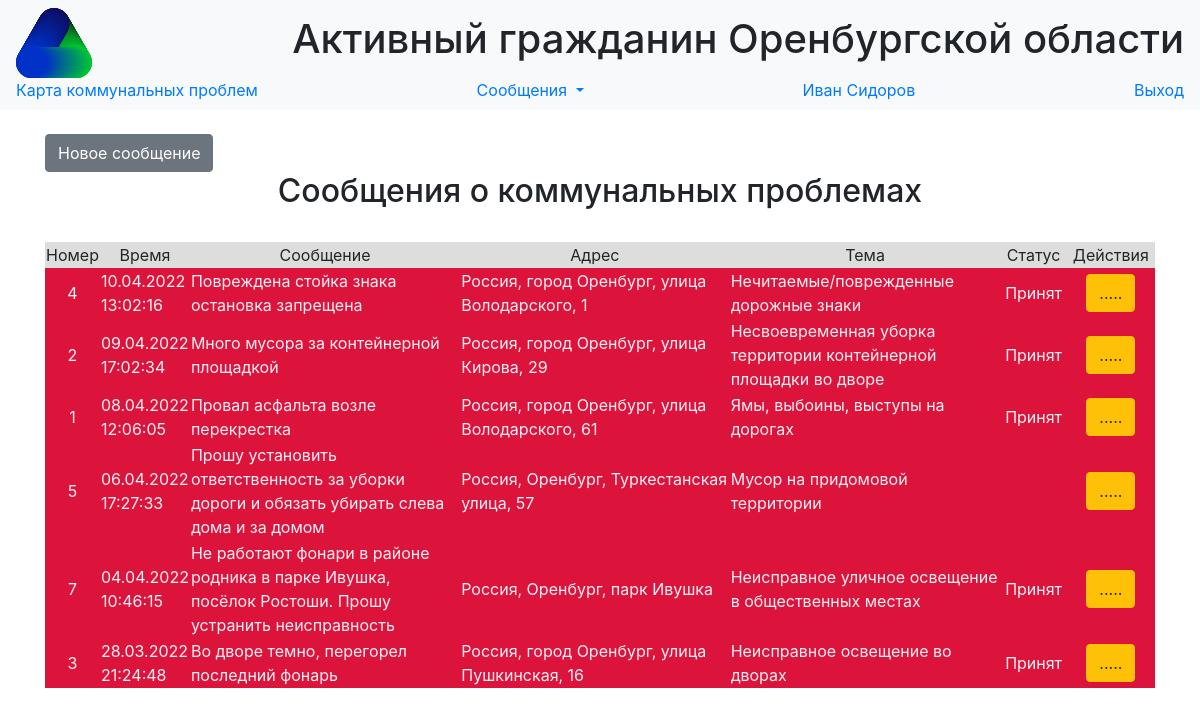
The app's page /calls (signed in), older data.
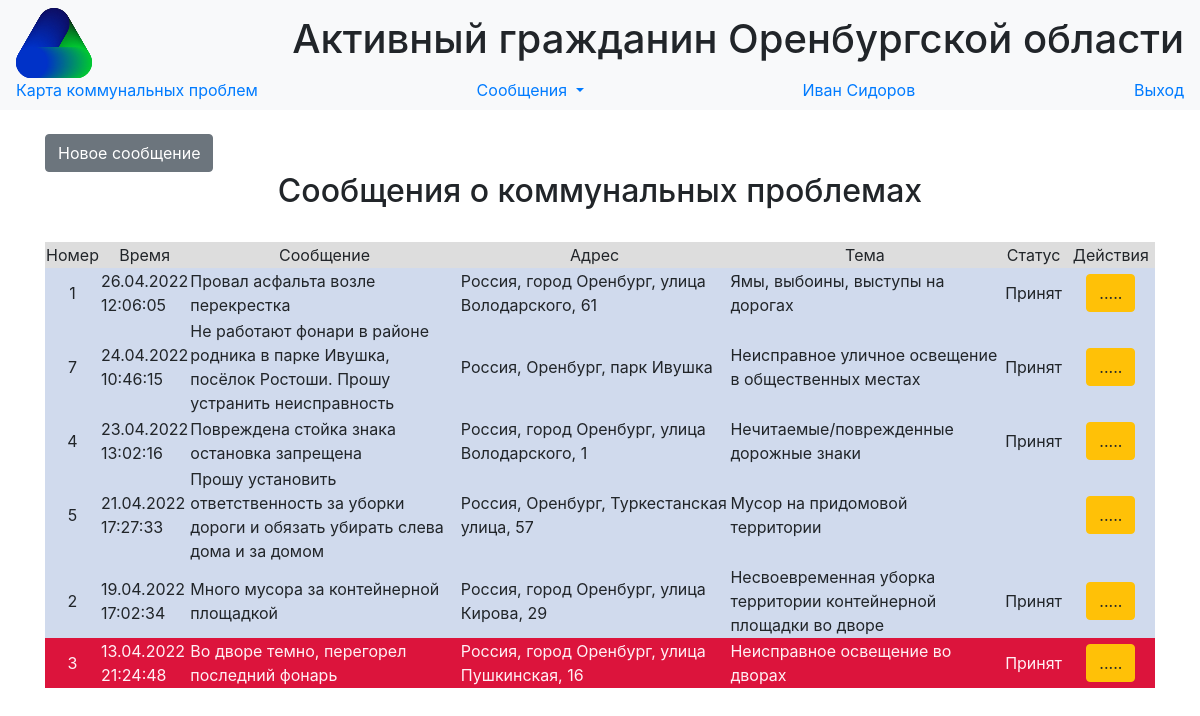
The same page, newer data.
### data/users.py (models this page shows, shortened)
class User(SqlAlchemyBase, UserMixin,SerializerMixin):
    __tablename__ = 'users'
    id = sqlalchemy.Column(sqlalchemy.Integer,
                           primary_key=True, autoincrement=True)
    surname = sqlalchemy.Column(sqlalchemy.String, nullable=True)
    name = sqlalchemy.Column(sqlalchemy.String, nullable=True)
    position = sqlalchemy.Column(sqlalchemy.String, nullable=True)
    locality = sqlalchemy.Column(sqlalchemy.String, nullable=True)
    email = sqlalchemy.Column(sqlalchemy.String,
                              index=True, unique=True, nullable=True)
    hashed_password = sqlalchemy.Column(sqlalchemy.String, nullable=True)
    modified_date = sqlalchemy.Column(sqlalchemy.DateTime,
                                      default=datetime.datetime.now)

### data/calls.py (models this page shows, shortened)
class Call(SqlAlchemyBase, SerializerMixin):
    __tablename__ = 'calls'
    id = sqlalchemy.Column(sqlalchemy.Integer,
                           primary_key=True, autoincrement=True)
    message = sqlalchemy.Column(sqlalchemy.String, nullable=True)
    address = sqlalchemy.Column(sqlalchemy.String, nullable=True)
    point = sqlalchemy.Column(sqlalchemy.String, nullable=True)
    service = sqlalchemy.Column(sqlalchemy.String, nullable=True)
    status = sqlalchemy.Column(sqlalchemy.String, nullable=True)
    call_time = sqlalchemy.Column(sqlalchemy.DateTime,
                                  default=datetime.datetime.utcnow())
    finish_time = sqlalchemy.Column(sqlalchemy.DateTime,
                                    nullable=True)
    answer = sqlalchemy.Column(sqlalchemy.String, nullable=True)

### main.py (the view)
@app.route('/calls')
@login_required
def calls():
    db_sess = db_session.create_session()
    calls = db_sess.query(Call).order_by(desc(Call.call_time)).all()
    db_sess.commit()
    return render_template('calls.html', calls=calls, time_now=datetime.datetime.today())

### data/db_session.py (called while the page is built)
def create_session() -> Session:
    global __factory
    return __factory()

### main.py (called while the page is built)
@login_manager.user_loader
def load_user(user_id):
    db_sess = db_session.create_session()
    return db_sess.query(User).get(user_id)

### templates/calls.html (shortened to what this page needs)
{% extends "base.html" %}
{% block content %}
{% set STATUSES  = {"received": "Принят", "serviced": "Выполняется", "finished":  "Завершен"} %}
<br>
{% if current_user.is_authenticated %}
    <a href="/add_call" class="btn btn-secondary">Новое сообщение</a>
{% endif %}
<br>
<h2 align="center">Сообщения о коммунальных проблемах</h2>
<br>
<div class="table_container">
    <table class="my_table">
        <tr class="my_row">
            <td class="title" width="2%" bgcolor="#dddddd" align="center">Номер</td>
            <td class="title" width="5%" bgcolor="#dddddd" align="center">Время</td>
            <td class="title" width="25%" bgcolor="#dddddd" align="center">Сообщение</td>
            <td class="title" width="25%" bgcolor="#dddddd" align="center">Адрес</td>
            <td class="title" width="25%" bgcolor="#dddddd" align="center">Тема</td>
            <td class="title" width="6%" bgcolor="#dddddd" align="center">Статус</td>
            <td class="title" width="8%" bgcolor="#dddddd" align="center">Действия</td>
        </tr>
        {% for call in calls %}
            {% if (time_now - call.call_time).days >= 10 and call.status != "finished" %}
                {%  set color = "#dc143c" %}
                {% set text_color = "#FFF0F5" %}
            {% else %}
                {% set color = "#d0daed"  %}
                {% set text_color = "ffffff" %}
            {% endif %}
        <tr class="my_row">
            <td class="ordinary" bgcolor ={{color}} align="center" style="color:{{text_color}}">{{ call.id }}</td>
            <td class="ordinary" bgcolor ={{color}} style="color:{{text_color}}">{{ moment(call.call_time).format("DD.MM.YYYY HH:mm:ss") }}</td>
            <td class="ordinary" bgcolor ={{color}} style="color:{{text_color}}">{{ call.message }}</td>
            <td class="ordinary" bgcolor ={{color}} style="color:{{text_color}}">
                <span class="ymaps-geolink">
                        {{ call.address }}
                </span>
            </td>
            <td class="ordinary" bgcolor ={{color}} style="color:{{text_color}}">
                {{ call.service }}
            </td>
            <td class="ordinary" bgcolor ={{color}} align="center" style="color:{{text_color}}">{{ STATUSES[call.status] }}</td>
            <td class="ordinary" bgcolor ={{color}} align="center" style="color:{{text_color}}">
                {% if current_user.is_authenticated %}
                <div>       <a href="/calls/{{ call.id }}" class="btn btn-warning">.....</a>
                </div>
                {% endif %}
            </td>
        </tr>
        {% endfor %}
    </table>
</div>
{% endblock %}

### templates/base.html (shortened to what this page needs)
<!DOCTYPE html>
<html lang="en">
<head>
    <link rel="stylesheet" href="../static/css/bootstrap.min.css">
    <link rel="stylesheet" type="text/css" href="../static/css/style.css" />
</head>
  <body>
    <header>
      <nav class="navbar navbar-light bg-light">
          <img src="/static/favicon.svg" height = "70px">
          <h1>Активный гражданин Оренбургской области </h1>
          <a class="nav-brand" href="/map">Карта коммунальных проблем</a>
          {% if current_user.is_authenticated %}
          <div class="nav-item dropdown">
          <a class="nav-brand dropdown-toggle" href="#" id="navbarDropdownMenuLink" role="button"
             data-toggle="dropdown" aria-haspopup="true" aria-expanded="false"> Сообщения </a>
          </div>
          <a class="navbar-link" href="/users/{{current_user.id}}">{{current_user.name}} {{current_user.surname}}</a>
          <a class="navbar-link" href="/logout">Выход</a>
          {% else %}
            <p>
                <a class="btn btn-success" href="/login">Войти</a>
                <a class="btn btn-primary " href="/register">Зарегистрироваться</a>
            </p>
          {% endif %}
      </nav>
    </header>
    <main role="main" class="container">
        {% block content %}
        {% endblock %}
    </main>
  </body>
</html>

Row changes from the older to the newer data that the page shows:
changed Call "Провал асфальта возле перекрестка": call_time "08.04.2022 12:06:05" → "26.04.2022 12:06:05"; moves up the list
changed Call "Россия, Оренбург, парк Ивушка": call_time "04.04.2022 10:46:15" → "24.04.2022 10:46:15"; moves up the list
changed Call "Повреждена стойка знака остановка запрещена": call_time "10.04.2022 13:02:16" → "23.04.2022 13:02:16"
changed Call "Россия, Оренбург, Туркестанская улица, 57": call_time "06.04.2022 17:27:33" → "21.04.2022 17:27:33"; moves down the list
changed Call "Много мусора за контейнерной площадкой": call_time "09.04.2022 17:02:34" → "19.04.2022 17:02:34"
changed Call "Во дворе темно, перегорел последний фонарь": call_time "28.03.2022 21:24:48" → "13.04.2022 21:24:48"
